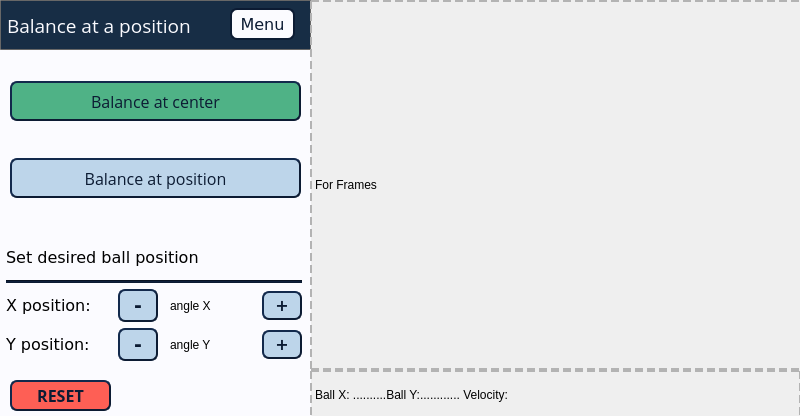
<?xml version="1.0" encoding="UTF-8"?>
<ui version="4.0">
 <class>MainWindow</class>
 <widget class="QMainWindow" name="MainWindow">
  <property name="geometry">
   <rect>
    <x>0</x>
    <y>0</y>
    <width>800</width>
    <height>416</height>
   </rect>
  </property>
  <property name="minimumSize">
   <size>
    <width>800</width>
    <height>416</height>
   </size>
  </property>
  <property name="maximumSize">
   <size>
    <width>800</width>
    <height>416</height>
   </size>
  </property>
  <property name="windowTitle">
   <string>MainWindow</string>
  </property>
  <widget class="QWidget" name="centralwidget">
   <widget class="QStackedWidget" name="stackedWidget">
    <property name="geometry">
     <rect>
      <x>0</x>
      <y>0</y>
      <width>311</width>
      <height>421</height>
     </rect>
    </property>
    <property name="styleSheet">
     <string notr="true">background-color: rgb(189, 213, 234);</string>
    </property>
    <property name="currentIndex">
     <number>2</number>
    </property>
    <widget class="QWidget" name="joystick_pg">
     <property name="styleSheet">
      <string notr="true">background-color: #fbfbff;

</string>
     </property>
     <widget class="QLabel" name="header_Joystick_lbl">
      <property name="geometry">
       <rect>
        <x>0</x>
        <y>0</y>
        <width>311</width>
        <height>50</height>
       </rect>
      </property>
      <property name="minimumSize">
       <size>
        <width>0</width>
        <height>35</height>
       </size>
      </property>
      <property name="font">
       <font>
        <family>Open Sans</family>
        <pointsize>14</pointsize>
       </font>
      </property>
      <property name="styleSheet">
       <string notr="true">border-width: 1px;
border-color: rgb(103, 103, 103);
border-style: solid;
border-radius: 1;
padding: 1px;
color: rgb(251, 251, 255);
background-color: rgb(23, 45, 69);</string>
      </property>
      <property name="text">
       <string> Joystick Control</string>
      </property>
      <property name="alignment">
       <set>Qt::AlignLeading|Qt::AlignLeft|Qt::AlignVCenter</set>
      </property>
     </widget>
     <widget class="QPushButton" name="menu_Pos_btn_3">
      <property name="geometry">
       <rect>
        <x>230</x>
        <y>8</y>
        <width>65</width>
        <height>32</height>
       </rect>
      </property>
      <property name="minimumSize">
       <size>
        <width>65</width>
        <height>0</height>
       </size>
      </property>
      <property name="maximumSize">
       <size>
        <width>65</width>
        <height>16777215</height>
       </size>
      </property>
      <property name="font">
       <font>
        <family>Verdana</family>
        <pointsize>12</pointsize>
       </font>
      </property>
      <property name="styleSheet">
       <string notr="true">border-width: 2px;
border-style: solid;
border-radius: 7;
padding: 3px;

color: rgb(12, 27, 51);
border-color: rgb(12, 27, 51);
background-color: rgb(251, 251, 255);</string>
      </property>
      <property name="text">
       <string>Menu</string>
      </property>
     </widget>
     <widget class="QWidget" name="verticalLayoutWidget_3">
      <property name="geometry">
       <rect>
        <x>0</x>
        <y>50</y>
        <width>311</width>
        <height>191</height>
       </rect>
      </property>
      <layout class="QVBoxLayout" name="verticalLayout_3">
       <property name="leftMargin">
        <number>10</number>
       </property>
       <property name="rightMargin">
        <number>10</number>
       </property>
       <item>
        <widget class="QPushButton" name="pushButton_14">
         <property name="minimumSize">
          <size>
           <width>0</width>
           <height>40</height>
          </size>
         </property>
         <property name="font">
          <font>
           <family>Open Sans</family>
           <pointsize>12</pointsize>
          </font>
         </property>
         <property name="styleSheet">
          <string notr="true">QPushButton {
border-width: 2px;
border-style: outset;
border-radius: 7;
padding: 3px;

border-color: #0c1b33;
background-color: rgb(189, 213, 234);

color: #0c1b33;

}</string>
         </property>
         <property name="text">
          <string>Control ball position</string>
         </property>
        </widget>
       </item>
       <item>
        <widget class="QPushButton" name="pushButton_15">
         <property name="minimumSize">
          <size>
           <width>0</width>
           <height>40</height>
          </size>
         </property>
         <property name="font">
          <font>
           <family>Open Sans</family>
           <pointsize>12</pointsize>
          </font>
         </property>
         <property name="styleSheet">
          <string notr="true">QPushButton {
border-width: 2px;
border-style: outset;
border-radius: 7;
padding: 3px;

border-color: #0c1b33;
background-color: rgb(189, 213, 234);

color: #0c1b33;

}</string>
         </property>
         <property name="text">
          <string>Control plate angle</string>
         </property>
        </widget>
       </item>
      </layout>
     </widget>
     <widget class="QPushButton" name="pushButton_18">
      <property name="geometry">
       <rect>
        <x>10</x>
        <y>380</y>
        <width>101</width>
        <height>31</height>
       </rect>
      </property>
      <property name="font">
       <font>
        <family>Open Sans</family>
        <pointsize>12</pointsize>
        <weight>75</weight>
        <bold>true</bold>
       </font>
      </property>
      <property name="styleSheet">
       <string notr="true">QPushButton {
border-width: 2px;
border-style: outset;
border-radius: 7;
padding: 3px;

border-color: #0c1b33;
background-color: rgb(254, 95, 85);
alternate-background-color: rgb(189, 213, 234);
alternate-background-color: rgb(73, 160, 120);
alternate-background-color: rgb(254, 95, 85);

color: #0c1b33;

}</string>
      </property>
      <property name="text">
       <string>RESET</string>
      </property>
     </widget>
    </widget>
    <widget class="QWidget" name="pattern_pg">
     <property name="styleSheet">
      <string notr="true">background-color: #fbfbff;

</string>
     </property>
     <widget class="QLabel" name="header_Pattern_lbl">
      <property name="geometry">
       <rect>
        <x>0</x>
        <y>0</y>
        <width>311</width>
        <height>50</height>
       </rect>
      </property>
      <property name="minimumSize">
       <size>
        <width>0</width>
        <height>35</height>
       </size>
      </property>
      <property name="font">
       <font>
        <family>Open Sans</family>
        <pointsize>14</pointsize>
       </font>
      </property>
      <property name="styleSheet">
       <string notr="true">border-width: 1px;
border-color: rgb(103, 103, 103);
border-style: solid;
border-radius: 1;
padding: 1px;
color: rgb(251, 251, 255);
background-color: rgb(23, 45, 69);</string>
      </property>
      <property name="text">
       <string>Follow a pattern</string>
      </property>
      <property name="alignment">
       <set>Qt::AlignLeading|Qt::AlignLeft|Qt::AlignVCenter</set>
      </property>
     </widget>
     <widget class="QPushButton" name="menu_Pos_btn_2">
      <property name="geometry">
       <rect>
        <x>230</x>
        <y>8</y>
        <width>65</width>
        <height>32</height>
       </rect>
      </property>
      <property name="minimumSize">
       <size>
        <width>65</width>
        <height>0</height>
       </size>
      </property>
      <property name="maximumSize">
       <size>
        <width>65</width>
        <height>16777215</height>
       </size>
      </property>
      <property name="font">
       <font>
        <family>Verdana</family>
        <pointsize>12</pointsize>
       </font>
      </property>
      <property name="styleSheet">
       <string notr="true">border-width: 2px;
border-style: solid;
border-radius: 7;
padding: 3px;

color: rgb(12, 27, 51);
border-color: rgb(12, 27, 51);
background-color: rgb(251, 251, 255);</string>
      </property>
      <property name="text">
       <string>Menu</string>
      </property>
     </widget>
     <widget class="QWidget" name="verticalLayoutWidget_2">
      <property name="geometry">
       <rect>
        <x>0</x>
        <y>50</y>
        <width>311</width>
        <height>321</height>
       </rect>
      </property>
      <layout class="QVBoxLayout" name="verticalLayout_2">
       <property name="leftMargin">
        <number>10</number>
       </property>
       <property name="rightMargin">
        <number>10</number>
       </property>
       <item>
        <widget class="QPushButton" name="pushButton_11">
         <property name="minimumSize">
          <size>
           <width>0</width>
           <height>40</height>
          </size>
         </property>
         <property name="font">
          <font>
           <family>Open Sans</family>
           <pointsize>12</pointsize>
          </font>
         </property>
         <property name="styleSheet">
          <string notr="true">QPushButton {
border-width: 2px;
border-style: outset;
border-radius: 7;
padding: 3px;

border-color: #0c1b33;
background-color: rgb(189, 213, 234);

color: #0c1b33;

}</string>
         </property>
         <property name="text">
          <string>Rectangle</string>
         </property>
        </widget>
       </item>
       <item>
        <widget class="QPushButton" name="pushButton_10">
         <property name="minimumSize">
          <size>
           <width>0</width>
           <height>40</height>
          </size>
         </property>
         <property name="font">
          <font>
           <family>Open Sans</family>
           <pointsize>12</pointsize>
           <weight>50</weight>
           <bold>false</bold>
          </font>
         </property>
         <property name="styleSheet">
          <string notr="true">QPushButton {
border-width: 2px;
border-style: outset;
border-radius: 7;
padding: 3px;

border-color: #0c1b33;
background-color: rgb(79, 178, 134);

alternate-background-color: rgb(189, 213, 234);
alternate-background-color: rgb(73, 160, 120);
alternate-background-color: rgb(254, 95, 85);

color: #0c1b33;

}</string>
         </property>
         <property name="text">
          <string>Circle</string>
         </property>
        </widget>
       </item>
       <item>
        <widget class="QPushButton" name="pushButton_12">
         <property name="minimumSize">
          <size>
           <width>0</width>
           <height>40</height>
          </size>
         </property>
         <property name="font">
          <font>
           <family>Open Sans</family>
           <pointsize>12</pointsize>
          </font>
         </property>
         <property name="styleSheet">
          <string notr="true">QPushButton {
border-width: 2px;
border-style: outset;
border-radius: 7;
padding: 3px;

border-color: #0c1b33;
background-color: rgb(189, 213, 234);

color: #0c1b33;

}</string>
         </property>
         <property name="text">
          <string>Infinity</string>
         </property>
        </widget>
       </item>
       <item>
        <widget class="QPushButton" name="pushButton_13">
         <property name="minimumSize">
          <size>
           <width>0</width>
           <height>40</height>
          </size>
         </property>
         <property name="font">
          <font>
           <family>Open Sans</family>
           <pointsize>12</pointsize>
          </font>
         </property>
         <property name="styleSheet">
          <string notr="true">QPushButton {
border-width: 2px;
border-style: outset;
border-radius: 7;
padding: 3px;

border-color: #0c1b33;
background-color: rgb(189, 213, 234);

color: #0c1b33;

}</string>
         </property>
         <property name="text">
          <string>Center</string>
         </property>
        </widget>
       </item>
      </layout>
     </widget>
     <widget class="QPushButton" name="pushButton_16">
      <property name="geometry">
       <rect>
        <x>10</x>
        <y>380</y>
        <width>101</width>
        <height>31</height>
       </rect>
      </property>
      <property name="font">
       <font>
        <family>Open Sans</family>
        <pointsize>12</pointsize>
        <weight>75</weight>
        <bold>true</bold>
       </font>
      </property>
      <property name="styleSheet">
       <string notr="true">QPushButton {
border-width: 2px;
border-style: outset;
border-radius: 7;
padding: 3px;

border-color: #0c1b33;
background-color: rgb(254, 95, 85);
alternate-background-color: rgb(189, 213, 234);
alternate-background-color: rgb(73, 160, 120);
alternate-background-color: rgb(254, 95, 85);

color: #0c1b33;

}</string>
      </property>
      <property name="text">
       <string>RESET</string>
      </property>
     </widget>
    </widget>
    <widget class="QWidget" name="position_pg">
     <property name="styleSheet">
      <string notr="true">background-color: #fbfbff;

</string>
     </property>
     <widget class="QLabel" name="header_Position_lbl">
      <property name="geometry">
       <rect>
        <x>0</x>
        <y>0</y>
        <width>311</width>
        <height>50</height>
       </rect>
      </property>
      <property name="minimumSize">
       <size>
        <width>0</width>
        <height>50</height>
       </size>
      </property>
      <property name="maximumSize">
       <size>
        <width>16777215</width>
        <height>50</height>
       </size>
      </property>
      <property name="font">
       <font>
        <family>Open Sans</family>
        <pointsize>14</pointsize>
       </font>
      </property>
      <property name="styleSheet">
       <string notr="true">border-width: 1px;
border-color: rgb(103, 103, 103);
border-style: solid;
border-radius: 1;
padding: 1px;
color: rgb(251, 251, 255);
background-color: rgb(23, 45, 69);</string>
      </property>
      <property name="text">
       <string>Balance at a position</string>
      </property>
      <property name="alignment">
       <set>Qt::AlignLeading|Qt::AlignLeft|Qt::AlignVCenter</set>
      </property>
     </widget>
     <widget class="QPushButton" name="menu_Pos_btn">
      <property name="geometry">
       <rect>
        <x>230</x>
        <y>8</y>
        <width>65</width>
        <height>32</height>
       </rect>
      </property>
      <property name="minimumSize">
       <size>
        <width>65</width>
        <height>0</height>
       </size>
      </property>
      <property name="maximumSize">
       <size>
        <width>65</width>
        <height>16777215</height>
       </size>
      </property>
      <property name="font">
       <font>
        <family>Verdana</family>
        <pointsize>12</pointsize>
       </font>
      </property>
      <property name="styleSheet">
       <string notr="true">border-width: 2px;
border-style: solid;
border-radius: 7;
padding: 3px;

color: rgb(12, 27, 51);
border-color: rgb(12, 27, 51);
background-color: rgb(251, 251, 255);</string>
      </property>
      <property name="text">
       <string>Menu</string>
      </property>
     </widget>
     <widget class="QWidget" name="gridLayoutWidget">
      <property name="geometry">
       <rect>
        <x>0</x>
        <y>240</y>
        <width>311</width>
        <height>121</height>
       </rect>
      </property>
      <layout class="QGridLayout" name="gridLayout">
       <property name="rightMargin">
        <number>1</number>
       </property>
       <item row="3" column="1">
        <widget class="QPushButton" name="pushButton_6">
         <property name="maximumSize">
          <size>
           <width>40</width>
           <height>16777215</height>
          </size>
         </property>
         <property name="font">
          <font>
           <family>Verdana</family>
           <pointsize>14</pointsize>
           <weight>75</weight>
           <bold>true</bold>
          </font>
         </property>
         <property name="styleSheet">
          <string notr="true">QPushButton {
border-width: 2px;
border-style: outset;
border-radius: 7;
padding: 3px;

border-color: #0c1b33;
background-color: rgb(189, 213, 234);

color: #0c1b33;

}</string>
         </property>
         <property name="text">
          <string>-</string>
         </property>
        </widget>
       </item>
       <item row="4" column="0">
        <widget class="QLabel" name="label_8">
         <property name="maximumSize">
          <size>
           <width>100</width>
           <height>16777215</height>
          </size>
         </property>
         <property name="font">
          <font>
           <family>Verdana</family>
           <pointsize>12</pointsize>
          </font>
         </property>
         <property name="text">
          <string>Y position:</string>
         </property>
        </widget>
       </item>
       <item row="4" column="2">
        <widget class="QLabel" name="label_10">
         <property name="maximumSize">
          <size>
           <width>80</width>
           <height>16777215</height>
          </size>
         </property>
         <property name="text">
          <string>angle Y</string>
         </property>
        </widget>
       </item>
       <item row="4" column="3">
        <widget class="QPushButton" name="pushButton_9">
         <property name="maximumSize">
          <size>
           <width>40</width>
           <height>16777215</height>
          </size>
         </property>
         <property name="font">
          <font>
           <family>Verdana</family>
           <pointsize>12</pointsize>
           <weight>75</weight>
           <bold>true</bold>
          </font>
         </property>
         <property name="styleSheet">
          <string notr="true">QPushButton {
border-width: 2px;
border-style: outset;
border-radius: 7;
padding: 3px;

border-color: #0c1b33;
background-color: rgb(189, 213, 234);

color: #0c1b33;

}</string>
         </property>
         <property name="text">
          <string>+</string>
         </property>
        </widget>
       </item>
       <item row="3" column="2">
        <widget class="QLabel" name="label_9">
         <property name="minimumSize">
          <size>
           <width>80</width>
           <height>0</height>
          </size>
         </property>
         <property name="maximumSize">
          <size>
           <width>80</width>
           <height>16777215</height>
          </size>
         </property>
         <property name="text">
          <string>angle X</string>
         </property>
        </widget>
       </item>
       <item row="4" column="1">
        <widget class="QPushButton" name="pushButton_7">
         <property name="maximumSize">
          <size>
           <width>40</width>
           <height>16777215</height>
          </size>
         </property>
         <property name="font">
          <font>
           <family>Verdana</family>
           <pointsize>14</pointsize>
           <weight>75</weight>
           <bold>true</bold>
          </font>
         </property>
         <property name="styleSheet">
          <string notr="true">QPushButton {
border-width: 2px;
border-style: outset;
border-radius: 7;
padding: 3px;

border-color: #0c1b33;
background-color: rgb(189, 213, 234);

color: #0c1b33;

}</string>
         </property>
         <property name="text">
          <string>-</string>
         </property>
        </widget>
       </item>
       <item row="3" column="0">
        <widget class="QLabel" name="label_7">
         <property name="maximumSize">
          <size>
           <width>100</width>
           <height>16777215</height>
          </size>
         </property>
         <property name="font">
          <font>
           <family>Verdana</family>
           <pointsize>12</pointsize>
          </font>
         </property>
         <property name="text">
          <string>X position:</string>
         </property>
        </widget>
       </item>
       <item row="1" column="0" colspan="4">
        <widget class="QLabel" name="label_6">
         <property name="font">
          <font>
           <family>Verdana</family>
           <pointsize>12</pointsize>
          </font>
         </property>
         <property name="text">
          <string>Set desired ball position</string>
         </property>
        </widget>
       </item>
       <item row="3" column="3">
        <widget class="QPushButton" name="pushButton_8">
         <property name="maximumSize">
          <size>
           <width>40</width>
           <height>16777215</height>
          </size>
         </property>
         <property name="font">
          <font>
           <family>Verdana</family>
           <pointsize>12</pointsize>
           <weight>75</weight>
           <bold>true</bold>
          </font>
         </property>
         <property name="styleSheet">
          <string notr="true">QPushButton {
border-width: 2px;
border-style: outset;
border-radius: 7;
padding: 3px;

border-color: #0c1b33;
background-color: rgb(189, 213, 234);

color: #0c1b33;

}</string>
         </property>
         <property name="text">
          <string>+</string>
         </property>
        </widget>
       </item>
       <item row="2" column="0" colspan="4">
        <widget class="Line" name="line">
         <property name="styleSheet">
          <string notr="true">background-color: rgb(12, 27, 51);


</string>
         </property>
         <property name="orientation">
          <enum>Qt::Horizontal</enum>
         </property>
        </widget>
       </item>
      </layout>
     </widget>
     <widget class="QWidget" name="gridLayoutWidget_2">
      <property name="geometry">
       <rect>
        <x>0</x>
        <y>50</y>
        <width>311</width>
        <height>181</height>
       </rect>
      </property>
      <layout class="QGridLayout" name="gridLayout_2">
       <property name="leftMargin">
        <number>10</number>
       </property>
       <property name="rightMargin">
        <number>10</number>
       </property>
       <item row="1" column="0">
        <widget class="QPushButton" name="pushButton_5">
         <property name="minimumSize">
          <size>
           <width>0</width>
           <height>40</height>
          </size>
         </property>
         <property name="font">
          <font>
           <family>Open Sans</family>
           <pointsize>12</pointsize>
          </font>
         </property>
         <property name="styleSheet">
          <string notr="true">QPushButton {
border-width: 2px;
border-style: outset;
border-radius: 7;
padding: 3px;

border-color: #0c1b33;
background-color: rgb(189, 213, 234);

color: #0c1b33;

}</string>
         </property>
         <property name="text">
          <string>Balance at position</string>
         </property>
        </widget>
       </item>
       <item row="0" column="0">
        <widget class="QPushButton" name="pushButton_4">
         <property name="minimumSize">
          <size>
           <width>0</width>
           <height>40</height>
          </size>
         </property>
         <property name="font">
          <font>
           <family>Open Sans</family>
           <pointsize>12</pointsize>
          </font>
         </property>
         <property name="styleSheet">
          <string notr="true">QPushButton {
border-width: 2px;
border-style: outset;
border-radius: 7;
padding: 3px;

border-color: #0c1b33;
background-color: rgb(79, 178, 134);
alternate-background-color:  rgb(189, 213, 234);


color: #0c1b33;

}</string>
         </property>
         <property name="text">
          <string>Balance at center</string>
         </property>
        </widget>
       </item>
      </layout>
     </widget>
     <widget class="QPushButton" name="pushButton_17">
      <property name="geometry">
       <rect>
        <x>10</x>
        <y>380</y>
        <width>101</width>
        <height>31</height>
       </rect>
      </property>
      <property name="font">
       <font>
        <family>Open Sans</family>
        <pointsize>12</pointsize>
        <weight>75</weight>
        <bold>true</bold>
       </font>
      </property>
      <property name="styleSheet">
       <string notr="true">QPushButton {
border-width: 2px;
border-style: outset;
border-radius: 7;
padding: 3px;

border-color: #0c1b33;
background-color: rgb(254, 95, 85);
alternate-background-color: rgb(189, 213, 234);
alternate-background-color: rgb(73, 160, 120);
alternate-background-color: rgb(254, 95, 85);

color: #0c1b33;

}</string>
      </property>
      <property name="text">
       <string>RESET</string>
      </property>
     </widget>
    </widget>
    <widget class="QWidget" name="main_pg">
     <widget class="QLabel" name="label_2">
      <property name="geometry">
       <rect>
        <x>0</x>
        <y>0</y>
        <width>311</width>
        <height>50</height>
       </rect>
      </property>
      <property name="font">
       <font>
        <family>Verdana</family>
        <pointsize>16</pointsize>
       </font>
      </property>
      <property name="styleSheet">
       <string notr="true">color: rgb(251, 251, 255);
background-color: rgb(23, 45, 69);</string>
      </property>
      <property name="text">
       <string>Main Menu</string>
      </property>
      <property name="alignment">
       <set>Qt::AlignCenter</set>
      </property>
     </widget>
     <widget class="QWidget" name="verticalLayoutWidget">
      <property name="geometry">
       <rect>
        <x>0</x>
        <y>50</y>
        <width>311</width>
        <height>321</height>
       </rect>
      </property>
      <layout class="QVBoxLayout" name="verticalLayout">
       <property name="leftMargin">
        <number>20</number>
       </property>
       <property name="rightMargin">
        <number>15</number>
       </property>
       <item>
        <widget class="QPushButton" name="pushButton">
         <property name="minimumSize">
          <size>
           <width>0</width>
           <height>50</height>
          </size>
         </property>
         <property name="font">
          <font>
           <family>Verdana</family>
           <pointsize>12</pointsize>
          </font>
         </property>
         <property name="styleSheet">
          <string notr="true">QPushButton {
border-width: 2px;
border-style: outset;
border-radius: 7;
padding: 3px;

border-color: #0c1b33;
background-color: #fbfbff;
color: #0c1b33;

}
</string>
         </property>
         <property name="text">
          <string>Position</string>
         </property>
        </widget>
       </item>
       <item>
        <widget class="QPushButton" name="pushButton_2">
         <property name="minimumSize">
          <size>
           <width>0</width>
           <height>50</height>
          </size>
         </property>
         <property name="font">
          <font>
           <family>Verdana</family>
           <pointsize>12</pointsize>
          </font>
         </property>
         <property name="styleSheet">
          <string notr="true">QPushButton {
border-width: 2px;
border-style: outset;
border-radius: 7;
padding: 3px;

border-color: #0c1b33;
background-color: #fbfbff;
color: #0c1b33;

}
</string>
         </property>
         <property name="text">
          <string>Patterns</string>
         </property>
        </widget>
       </item>
       <item>
        <widget class="QPushButton" name="pushButton_3">
         <property name="minimumSize">
          <size>
           <width>0</width>
           <height>50</height>
          </size>
         </property>
         <property name="font">
          <font>
           <family>Verdana</family>
           <pointsize>12</pointsize>
          </font>
         </property>
         <property name="styleSheet">
          <string notr="true">QPushButton {
border-width: 2px;
border-style: outset;
border-radius: 7;
padding: 3px;

border-color: #0c1b33;
background-color: #fbfbff;
color: #0c1b33;

}
</string>
         </property>
         <property name="text">
          <string>Joystick</string>
         </property>
        </widget>
       </item>
      </layout>
     </widget>
    </widget>
   </widget>
   <widget class="QLabel" name="label">
    <property name="geometry">
     <rect>
      <x>310</x>
      <y>0</y>
      <width>494</width>
      <height>370</height>
     </rect>
    </property>
    <property name="styleSheet">
     <string notr="true">border-style: dashed; 
border-width: 2px;
border-color: rgb(179, 179, 179);</string>
    </property>
    <property name="text">
     <string>For Frames</string>
    </property>
   </widget>
   <widget class="QLabel" name="label_3">
    <property name="geometry">
     <rect>
      <x>310</x>
      <y>370</y>
      <width>491</width>
      <height>51</height>
     </rect>
    </property>
    <property name="styleSheet">
     <string notr="true">border-style: dashed; 
border-width: 2px;
border-color: rgb(179, 179, 179);</string>
    </property>
    <property name="text">
     <string>&lt;html&gt;&lt;head/&gt;&lt;body&gt;&lt;p&gt;Ball X: ..........Ball Y:............ Velocity:&lt;/p&gt;&lt;/body&gt;&lt;/html&gt;</string>
    </property>
   </widget>
  </widget>
 </widget>
 <resources/>
 <connections/>
</ui>
